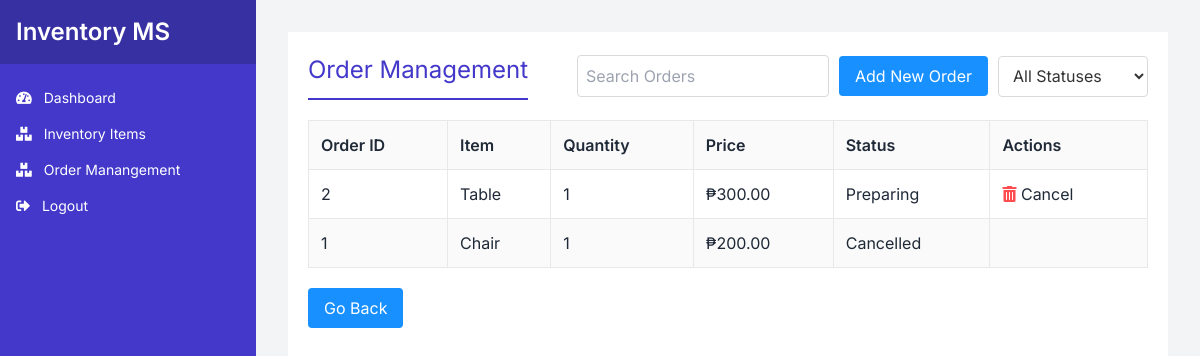
Page /inventory/orders/ on the earlier database version.
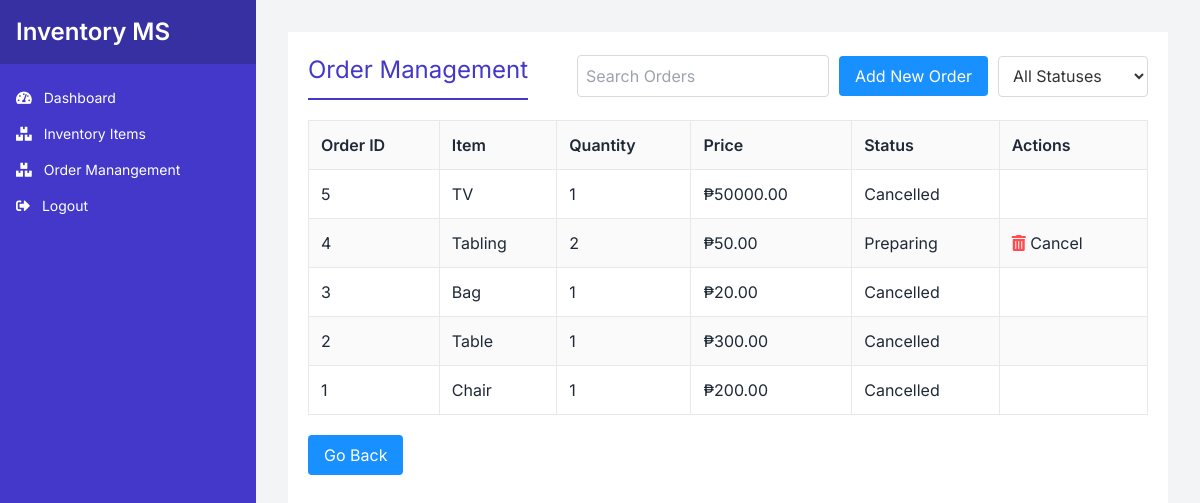
Same page on the later database version.
### inventory/models.py (models this page shows, shortened)
class Order(models.Model):
    STATUS_CHOICES = [
        ('Preparing', 'Preparing'),
        ('Cancelled', 'Cancelled'),
        ('Completed', 'Completed')
    ]
    item = models.ForeignKey(Item, on_delete=models.CASCADE)
    quantity = models.IntegerField()
    price = models.DecimalField(max_digits=10, decimal_places=2)
    status = models.CharField(max_length=20, choices=STATUS_CHOICES, default='Preparing')
    created_at = models.DateTimeField(default=timezone.now)
    class Meta:
        ordering = ['-created_at']

class Item(models.Model):
    name = models.CharField(max_length=200)
    supplier = models.CharField(max_length=200)

### inventory/views.py (the view)
# urls.py: path('orders/', views.order_management, name='order_management'),
def order_management(request):
    orders = Order.objects.all().select_related('item')
    return render(request, 'order_management.html', {
        'orders': orders
    })

### inventory/templates/order_management.html (shortened to what this page needs)
{% extends 'inventory/dashboard.html' %}
{% load static %}
{% block content %}
<link rel="stylesheet" href="{% static 'css/inventory_items.css' %}">
<div class="container">
    <main class="main-content">
        <div class="content-header">
            <h1>Order Management</h1>
            <div class="search-add">
                <input type="text" id="searchInput" placeholder="Search Orders" onkeyup="searchOrders()">
                <button class="add-product" onclick="openAddOrderModal()">Add New Order</button>
                <div class="filter-container">
                    <select id="statusFilter" onchange="filterOrders()" class="status-dropdown">
                        <option value="">All Statuses</option>
                    </select>
                </div>
            </div>
        </div>
        <table class="inventory-table">
            <thead>
                <tr>
                    <th>Order ID</th>
                    <th>Item</th>
                    <th>Quantity</th>
                    <th>Price</th>
                    <th>Status</th>
                    <th>Actions</th>
                </tr>
            </thead>
            <tbody id="orderTableBody">
                {% for order in orders %}
                <tr class="orderRow">
                    <td>{{ order.id }}</td>
                    <td>{{ order.item.name }}</td>
                    <td>{{ order.quantity }}</td>
                    <td>₱{{ order.price|floatformat:2 }}</td>
                    <td>{{ order.status }}</td>
                    <td>
                        {% if order.status == 'Preparing' %}
                        <button class="delete" onclick="cancelOrder('{{ order.id }}')"><i class="fas fa-trash-alt"></i> Cancel</button>
                        {% endif %}
                    </td>
                </tr>
                {% empty %}
                <tr>
                    <td colspan="6">No orders found.</td>
                </tr>
                {% endfor %}
            </tbody>
        </table>
        <button class="go-back" onclick="history.back()">Go Back</button>
    </main>
</div>
{% endblock %}

### inventory/templates/inventory/dashboard.html (shortened to what this page needs)
<!DOCTYPE html>
<html lang="en">
<head>
    {% load static %}
    {% load humanize %}
    <script src="https://cdn.tailwindcss.com"></script>
    <link href="https://cdnjs.cloudflare.com/ajax/libs/font-awesome/5.15.1/css/all.min.css" rel="stylesheet">
    <link rel="stylesheet" href="{% static 'css/dashboard.css' %}">
</head>
<body class="bg-gray-100">
    <div class="flex h-screen bg-gray-100">
        <aside class="w-64 bg-indigo-700 text-white" x-data="{ open: true }">
            <div class="flex items-center justify-between p-4 bg-indigo-800">
                <h2 class="text-2xl font-semibold">Inventory MS</h2>
            </div>
            <nav class="mt-4" :class="{'hidden': !open, 'block': open}">
                <a class="block py-2 px-4 text-sm hover:bg-indigo-600 transition duration-200" href="{% url 'dashboard' %}">
                    <i class="fas fa-tachometer-alt mr-2"></i> Dashboard
                </a>
                <a class="block py-2 px-4 text-sm hover:bg-indigo-600 transition duration-200" href="{% url 'inventory_items' %}">
                    <i class="fas fa-boxes mr-2"></i> Inventory Items
                </a>
                <a class="block py-2 px-4 text-sm hover:bg-indigo-600 transition duration-200" href="{% url 'order_management' %}">
                    <i class="fas fa-boxes mr-2"></i> Order Manangement
                </a>
                <a class="block py-2 px-4 text-sm hover:bg-indigo-600 transition duration-200" href="{% url 'logout' %}">
                    <i class="fas fa-sign-out-alt mr-2"></i> Logout
                </a>
            </nav>
        </aside>
        <main class="flex-1 p-8">
            {% block content %}{% endblock %}
        </main>
    </div>
</body>
</html>

### inventory/static/css/dashboard.css (style rules this page uses)
:root { --primary-color: #4338ca; --primary-light: #6366f1; --secondary-color: #10b981; --text-color: #1f2937; --bg-color: #f3f4f6; --card-bg: #ffffff; }
body { font-family: 'Inter', sans-serif; background-color: var(--bg-color) !important; color: var(--text-color) !important; margin: 0; padding: 0; }
.container { display: flex; min-height: 100vh; }
.main-content { flex-grow: 1; padding: 30px; }
h1 { font-size: 28px; color: var(--primary-color); margin-bottom: 20px; border-bottom: 2px solid var(--primary-color); padding-bottom: 10px; }

### inventory/static/css/inventory_items.css (style rules this page uses)
body, html { margin: 0; padding: 0; font-family: 'Inter', sans-serif; background-color: #f0f2f5; }
.container { display: flex; height: 100vh; }
.main-content { flex-grow: 1; padding: 20px; background-color: #fff; }
.content-header { display: flex; justify-content: space-between; align-items: center; margin-bottom: 20px; }
.content-header h1 { font-size: 24px; margin: 0; }
.search-add { display: flex; align-items: center; }
.search-add input { padding: 8px; border: 1px solid #d9d9d9; border-radius: 4px; margin-right: 10px; }
.add-product { background-color: #1890ff; color: white; border: none; padding: 8px 16px; border-radius: 4px; cursor: pointer; }
.inventory-table { width: 100%; border-collapse: collapse; margin-bottom: 20px; }
.inventory-table th, .inventory-table td { border: 1px solid #e8e8e8; padding: 12px; text-align: left; }
.inventory-table th { background-color: #fafafa; font-weight: 600; }
.inventory-table tr:nth-child(even) { background-color: #fafafa; }
.edit, .delete { background: none; border: none; cursor: pointer; margin-right: 5px; }
.delete i { color: #ff4d4f; }
.go-back { background-color: #1890ff; color: white; border: none; padding: 8px 16px; border-radius: 4px; cursor: pointer; }

### inventory/templates/order_management.html (style rules this page uses)
.filter-container { position: relative; display: inline-block; margin-left: 10px; }
.status-dropdown { padding: 10px; border: 1px solid #d9d9d9; border-radius: 4px; width: 150px; height: 41px; font-size: 16px; color: #333; background-color: #fff; cursor: pointer; }
.status-dropdown option { padding: 10px; border: none; border-radius: 4px; font-size: 16px; color: #333; background-color: #fff; }

Differences in the rows shown:
added Order: id "5", item.name "TV", quantity "1", price "50000.00", status "Cancelled"
added Order: id "4", item.name "Tabling", quantity "2", price "50.00", status "Preparing"
added Order: id "3", item.name "Bag", quantity "1", price "20.00", status "Cancelled"
changed Order "Table": status "Preparing" → "Cancelled"; no longer shows "Cancel"
